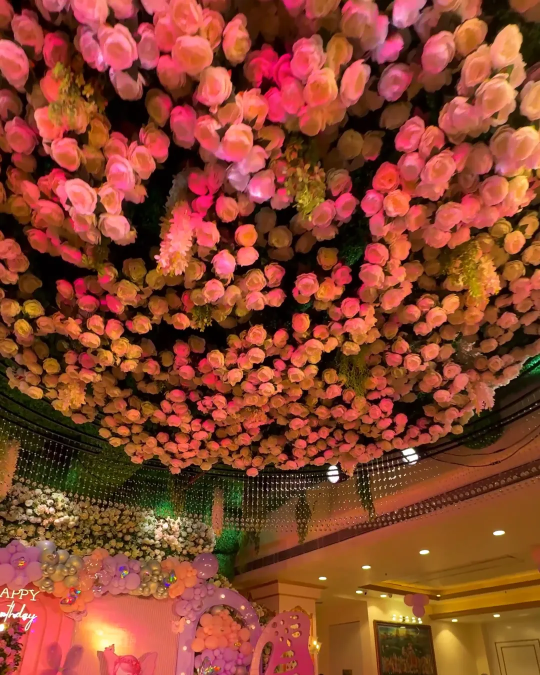
#> input picture assets/img/birthday-florals-1080.webp, 1080 x 1350 px, given in place of FullSizeRender (2).jpeg, which was not available (shown at 1/2 size)
$ python media.py ../assets/img/birthday-florals-1080.webp ../assets/img/birthday-florals-1600.webp
#> lines starting #> are read from the running program, lines starting #| are printed output that depends on the picture; pictures that were not available may be replaced by others from this repository, and a replacement may not be noted
#> in master, returned value is the input picture: PIL image 1080x1350 RGB; mean R, G, B 139.1, 68.9, 45.4
#!/usr/bin/env python3
"""Builds the site's photographs and hero videos from Garnet's own event media.

Run from the repo root:  python3 tools/media.py  [--only name,name]
Then rebuild the pages:  python3 tools/build.py

Sources are read from the local media drive (SRC) and never modified. Every
output is re-encoded from decoded pixels, so no EXIF/GPS/camera metadata
survives. Writes:
  assets/img/<name>-<w>.avif / .webp   one pair per width in WIDTHS
  assets/img/<page>-hero-1920.webp    poster for the 16:9 hero video
  assets/img/<page>-hero-sm.webp      portrait poster for phones
  assets/videos/<page>-hero.mp4       1920x1080 H.264, muted, for >= 900px
  assets/videos/<page>-hero-sm.mp4    720x1280 portrait crop for phones
  assets/videos/<clip>.mp4            in-page clips (pre-wedding), 1280x720
  assets/img/og-image.jpg             1200x630 social card (photo + logo)
  tools/media.json                    sizes read by build.py

Needs: Pillow, ffmpeg, cwebp, avifenc.
"""
import json
import subprocess
import sys
import tempfile
from pathlib import Path

from PIL import Image, ImageOps

Image.MAX_IMAGE_PIXELS = None
ROOT = Path(__file__).resolve().parent.parent
SRC = Path("/Volumes/Kanhiya/Garnet")
IMG = ROOT / "assets/img"
VID = ROOT / "assets/videos"
WIDTHS = [640, 1080, 1600]  # capped at the master crop's own width
# Full-bleed slots (wide home tiles, the enquiry banner) also get a 2400w file for
# large retina screens; nothing else renders wider than ~800 CSS px.
FULL_BLEED = {"palace-stage", "led-stage"}
OG_SOURCE = "nikhil soni event/FullSizeRender.jpeg"  # wedding stage, used only for the share card

NS = "nikhil soni event"
BR = "BRNADING WORKS"
RV = "RAJ VILLAS EVENT"

# name: (source, crop aspect or None, focus x, focus y)
#   source is a path under SRC, or ("frame", video path, seconds) for a still
#   pulled from 4K/1080p footage. Crops to the largest box of that aspect
#   centred on the focus point; reel frames are cropped to clear on-screen text.
PHOTOS = {
    "wedding-stage-tall": (f"{NS}/FullSizeRender (2).jpeg", "4:5", .5, .55),
    "peacock-entry": (f"{NS}/IMG_6072.jpeg", "4:5", .5, .5),
    "stage-haze": (("frame", f"{NS}/IMG_6030.MOV", 80), None, .5, .5),
    "led-stage": (("frame", "New/VID_20231127_201022.mp4", 35), None, .5, .5),
    "palace-stage": (("frame", "reels/VID_20251125_215713787.mp4", 70), None, .5, .5),
    "brand-gate": (f"{BR}/WhatsApp Image 2024-08-31 at 7.41.38 PM (3).jpeg", None, .5, .5),
    "blue-florals": (("frame", "New/VID_20231230_211059.mp4", 12.8), "4:5", .5, .45),
    # 3:2 from the top drops the phone's date stamp
    "poolside-haldi": ("Ev/IMG-20250523-WA0026.jpg", "3:2", .5, 0),
    "haldi-canopy": ("Ev/IMG-20250523-WA0030.jpg", "3:2", .5, 0),
}
# Not used: reels cut by outside creators (Stories of Shaadi, BTS Wedding Reels,
# Blink - incl. the Rajasthan villa event), photographer-watermarked sets
# (Wedding Swag by Rohit Thakur) and Vedas n Mantras branded decor films/photos.
# They need the owner's permission before they go on the site.

# page: (video, cut, focus x for the portrait phone crop)
#   cut is a start second (an 8 s clip from there) or a list of (start, seconds[, slow])
#   segments joined in order; slow > 1 stretches a segment into slow motion.
#   Contact is built separately from the 2026 reels (CONTACT below).
HEROES = {
    # entries from the Mariam & Aftab teaser: sangeet couple, sangeet bride with dancers,
    # the stage light show, then the reception stage (no nikah footage, at the client's request)
    "home": ("Garnet /Mariam Teaser Photalk.mp4", [(10.75, 1.25, 1.6), (32.25, 1.75, 1.3), (35.25, 1.0), (64.0, 1.45, 1.6)], .5),
    "about": ("Almond Amit/VID_20230510_213830.mp4", 5, .5),
    "services": (f"{NS}/IMG_6030.MOV", 92, .5),
    "gallery": ("New/VID_20231127_201022.mp4", 27, .5),
}
CLIP_SECONDS = 8

# In-page clips (not heroes): name: (segments, filter applied to each segment, crf)
#   segments are (path, start, seconds[, slow]); the filter must end at one fixed size.
DOWNLOADS = Path.home() / "Downloads"
R26 = SRC / "Garnet /Garnet 2026 Reels"
# Garnet's own 2026 reels carry captions in the top fifth of the frame: every crop
# below starts under that band. Left out: IMG_9377 (third-party "Varmala Decor" caption)
# and IMG_3943 (couple's names on the baraat car). CARD = 4:5 (service cards), PANEL = 4:5 large.
CARD = "crop=iw:iw*5/4:0:(ih-iw*5/4)*0.75,scale=480:600:flags=lanczos"
CARD_HIGH = "crop=iw:iw*5/4:0:(ih-iw*5/4)*0.2,scale=480:600:flags=lanczos"
PANEL = "crop=iw:iw*5/4:0:(ih-iw*5/4)*0.75,scale=864:1080:flags=lanczos"
CLIPS = {
    # supplied separately: landscape film stored sideways
    "prewedding": ([
        (DOWNLOADS / "SnapReels.Net_AQNlD7eFK5zLxuoH_WGFXJqZ7I0DUVXoo7DCfZUXQYzelfCiyjIW1jq_28fd8TQykLqSGMmzGlr2kSo2HtkQuSlG6ye8RP3Pspsb65U.mp4", 4.0, 6.0),
        (DOWNLOADS / "SnapReels.Net_AQN8bpFAz35JBzIJsm_cxEEDQ_0OVdv1A1fR_nGcseMVPqNmp0VfDcruVD6_Vu-w0NPDyb8133TGE2sSUaMHHwB-KwIDDwZIawCkgtk.mp4", 3.0, 6.0),
    ], "transpose=2,scale=1280:720:flags=lanczos", 27),
    "svc-planning": ([(R26 / "IMG_3829.MP4", 2.8, 3.5)], CARD, 30),      # mehendi entrance decor
    "svc-design": ([(R26 / "IMG_4195.MP4", 0.8, 3.5)], CARD, 30),        # haldi dreamcatcher decor
    "svc-venue": ([(R26 / "IMG_4540.MP4", 23.4, 3.2)], CARD, 30),        # banquet hall, yellow stage
    # crew dressing an outdoor venue (first 10 s, before the reel's caption appears)
    "svc-vendors": ([(SRC / "reels/Decor WIP reel.MOV", 2.5, 4.0)], CARD, 30),
    "svc-decor": ([(R26 / "IMG_7853.MP4", 18.3, 2.7)], CARD_HIGH, 30),   # rose ceiling (crop stays above the name lights)
    "svc-light": ([(R26 / "IMG_4539.MP4", 10.4, 1.4, 2.2)], CARD, 30),        # stage lighting
    "svc-entertainment": ([(R26 / "IMG_4048.MP4", 1.6, 1.6, 2.0)], CARD, 30), # shadow-dance act
    "svc-onsite": ([(R26 / "IMG_3881.MP4", 0.6, 4.0)], CARD, 30),        # last-minute stage set-up
    "svc-logistics": ([(R26 / "IMG_4322.MP4", 0.3, 4.0)], CARD, 30),     # baraat on the move, sparklers
    "svc-weddings": ([(R26 / "IMG_4326.MP4", 7.6, 5.0)], PANEL, 28),     # golden-wheel bridal entry
}

# Contact banner, compiled from the 2026 reels: three portrait columns side by side on
# wide screens (cuts staggered per column), one portrait sequence on phones.
COLUMN = ("crop=ih*0.474:ih*0.8:(iw-ih*0.474)/2:ih*0.2,scale=636:1080:flags=lanczos,"
          "pad=640:1080:2:0:color=0x1d1416")
PORTRAIT = "crop=ih*0.45:ih*0.8:(iw-ih*0.45)/2:ih*0.2,scale=720:1280:flags=lanczos"
CONTACT = {
    "columns": [
        [(R26 / "IMG_4326.MP4", 7.6, 4.0), (R26 / "IMG_4325.MP4", 5.6, 4.0)],
        [(R26 / "IMG_4540.MP4", 21.5, 3.0), (R26 / "IMG_4195.MP4", 9.0, 5.0)],
        [(R26 / "sangit hritick.mp4", 12.0, 3.0), (R26 / "varmala hritick.mp4", 19.0, 5.0)],
    ],
    "phone": [(R26 / "IMG_4326.MP4", 8.0, 1.7), (R26 / "varmala hritick.mp4", 9.0, 1.7),
              (R26 / "IMG_4325.MP4", 6.2, 1.7), (R26 / "IMG_4322.MP4", 0.6, 1.7),
              (R26 / "IMG_4195.MP4", 10.0, 1.7), (R26 / "sangit hritick.mp4", 12.5, 1.7)],
}

def run(*cmd):
    subprocess.run(cmd, check=True, capture_output=True)


def grab_frame(video, t, out):
    run("ffmpeg", "-nostdin", "-v", "error", "-ss", str(t), "-i", str(SRC / video),
        "-frames:v", "1", "-y", str(out))


def crop(im, aspect, fx, fy):
#> called with aspect = '4:5', fx = 0.5, fy = 0.55
    if not aspect:
        return im
    a, b = (int(v) for v in aspect.split(":"))
#> a = 4; b = 5
    w, h = im.size
#> w = 1080; h = 1350
    cw, ch = (w, round(w * b / a)) if w * b / a <= h else (round(h * a / b), h)
#> cw = 1080; ch = 1350
    x = min(max(round(fx * w - cw / 2), 0), w - cw)
#> x = 0
    y = min(max(round(fy * h - ch / 2), 0), h - ch)
#> y = 0
    return im.crop((x, y, x + cw, y + ch))


def encode(im, stem, avif=True):
    """Writes stem.webp (+ stem.avif) from a PIL image; no metadata is carried over."""
    with tempfile.TemporaryDirectory() as tmp:
        png = Path(tmp) / "in.png"
        im.save(png)
        run("cwebp", "-quiet", "-q", "78", "-m", "6", "-metadata", "none", str(png), "-o", f"{stem}.webp")
        if avif:
            run("avifenc", "-q", "56", "-s", "5", "--ignore-exif", "--ignore-xmp", str(png), f"{stem}.avif")


def master(source, tmp):
    if isinstance(source, tuple):
        _, video, t = source
        out = Path(tmp) / "frame.png"
        grab_frame(video, t, out)
        return Image.open(out).convert("RGB")
    return ImageOps.exif_transpose(Image.open(SRC / source)).convert("RGB")


def build_photo(name, spec):
    source, aspect, fx, fy = spec
    with tempfile.TemporaryDirectory() as tmp:
        im = crop(master(source, tmp), aspect, fx, fy)
    w, h = im.size
#> w = 1080; h = 1350
    sizes = WIDTHS + [2400] if name in FULL_BLEED else WIDTHS
    widths = [x for x in sizes if x < w] + [min(w, sizes[-1])]
#> widths = [640, 1080]
    widths = sorted(set(widths))
    for x in widths:
        encode(im.resize((x, round(h * x / w)), Image.LANCZOS), IMG / f"{name}-{x}")
#> this loop made 2 passes
#> pass 1, in encode, `im.save(png)`:
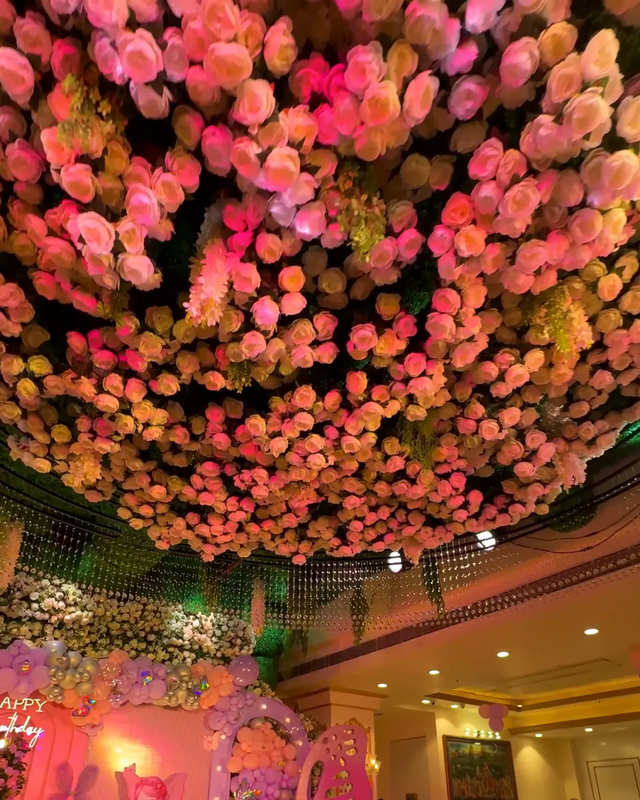
#> saved as in.png: PIL image 640x800 RGB; mean R, G, B 139.1, 68.9, 45.5
    top = widths[-1]
#> top = 1080
    return {"w": top, "h": round(h * top / w), "widths": widths}


# [12 lines left out: function cut, not called in this run]


def first_frame(out_png, mp4):
    run("ffmpeg", "-nostdin", "-v", "error", "-i", str(mp4), "-frames:v", "1", "-y", str(out_png))
    return Image.open(out_png).convert("RGB")


# [47 lines left out: functions build_hero, build_clip, build_contact, build_og, not called in this run]


def main():
    only = set(sys.argv[2].split(",")) if len(sys.argv) > 2 and sys.argv[1] == "--only" else None
    manifest_path = ROOT / "tools/media.json"
    manifest = json.loads(manifest_path.read_text()) if manifest_path.exists() else {}
    IMG.mkdir(parents=True, exist_ok=True)
    VID.mkdir(parents=True, exist_ok=True)
    for name, spec in PHOTOS.items():
        if only is None or name in only:
            manifest[name] = build_photo(name, spec)
            print("photo", name, manifest[name])
#| photo wedding-stage-tall {'w': 1080, 'h': 1350, 'widths': [640, 1080]}
#> pass 2 of the loop in main, `for name, spec in PHOTOS.items():`:
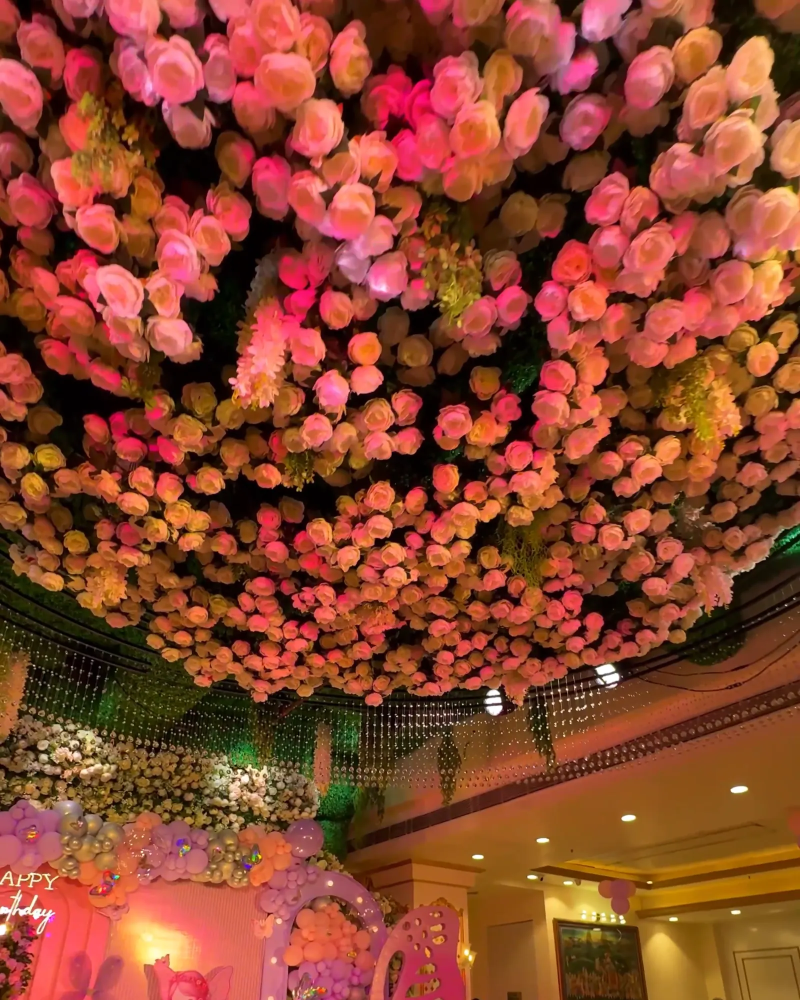
#> input picture assets/img/birthday-florals-1600.webp, 1600 x 2000 px, given in place of IMG_6072.jpeg, which was not available (shown at 1/2 size)
#> in master, returned value is the input picture: PIL image 1600x2000 RGB; mean R, G, B 139, 68.8, 45.3
#> the loop in build_photo, `for x in widths:` made 2 passes
#> pass 1, in encode (call 3), `im.save(png)`:
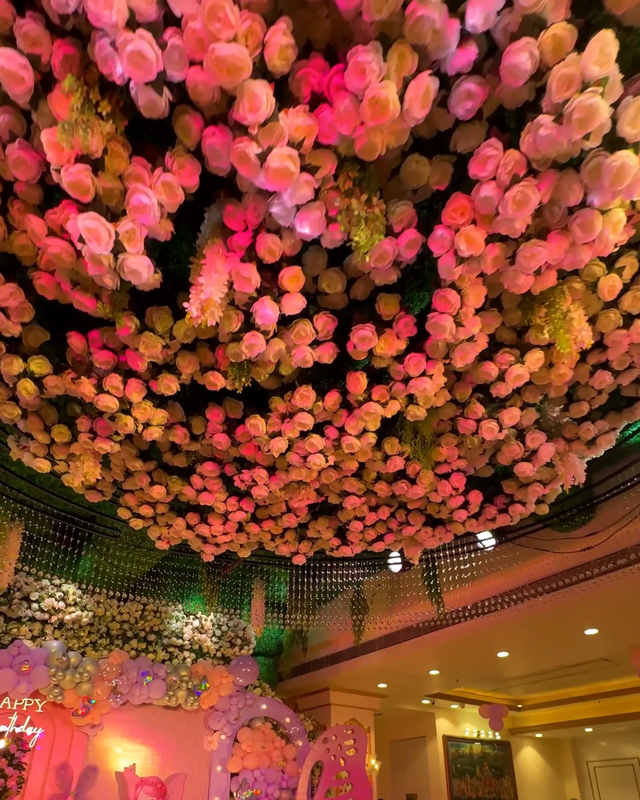
#> saved as in.png: PIL image 640x800 RGB; mean R, G, B 139, 68.9, 45.3
    for page, spec in HEROES.items():
        if only is None or f"{page}-hero" in only:
            build_hero(page, spec)
            print("hero", page)
    for name, spec in CLIPS.items():
        if only is None or name in only:
            build_clip(name, spec)
            print("clip", name)
    if only is None or "contact-hero" in only:
        build_contact()
        print("hero contact (2026 reels)")
    if only is None or "og" in only:
        build_og()
    manifest_path.write_text(json.dumps(dict(sorted(manifest.items())), indent=1) + "\n")


if __name__ == "__main__":
#> (the run stopped early here; a loop or call above may not have finished)
